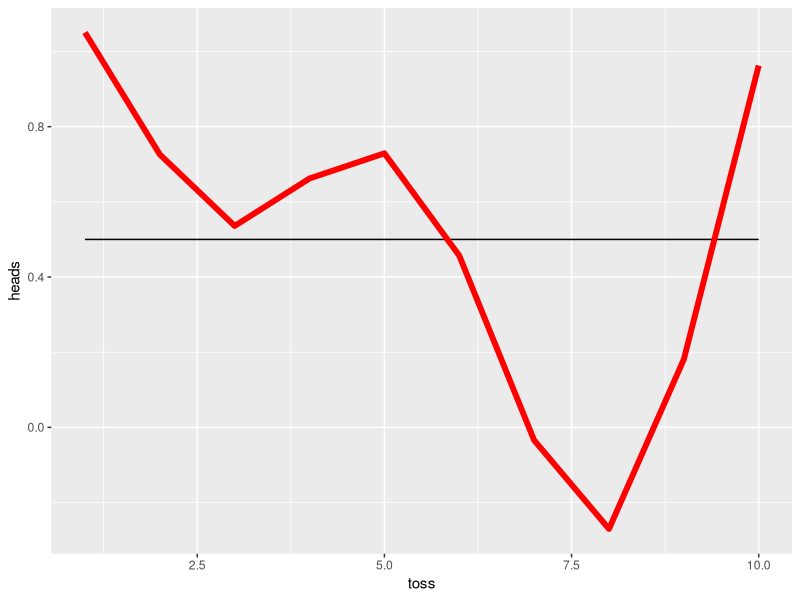

Source code (R):
## ---- chunk 1
library(tidyverse)
library(ggplot2)

# scipen: a penalty for deciding whether to print fixed or exponential notation. 
# Positive values encourage fixed notation, negative encourage scientific notation
options(scipen=999)
## ---- chunk 2
library(tidyverse)
set.seed(26)

flips <- tibble(
  toss = (1:10),
  heads = sample(0:1, size = 10, replace = TRUE)
)
flips
## ---- chunk 3
fit1 = lm(heads ~ 1, data = flips)
fit2 = lm(heads ~ poly(toss,6), data = flips)

gg = flips %>%
  ggplot(aes(x = toss,y = heads))+
  geom_line(aes(y= fit1$fitted.values),color = "black")
  
gg = gg + geom_line(aes(y= fit2$fitted.values),color = "red",linewidth = 2)

gg
## ---- chunk 4

# Housing information for 506 areas around Boston
housing <- read_csv("lecture-10-housing.csv")
nrow(housing)
ncol(housing)
## ---- chunk 5
# Set seed for replicability (why)
set.seed(1)
n_rows <- nrow(housing)

# Randomly select half the observations
# 如果 n_rows = 100，那么 sample(n_rows, n_rows/2) 就等价于 sample(1:100, 50)。
train <- sample(n_rows, n_rows/2)

# RM degree 1
# 1. Estimate model using training observation only by specifying `subset` option
lm_1 <- lm(MEDV ~ RM, data = housing, subset = train)

# 2. Calculate MSE using test data
lm_1_mse <- mean((housing$MEDV - predict(lm_1, housing))[-train]^2)
lm_1_mse
